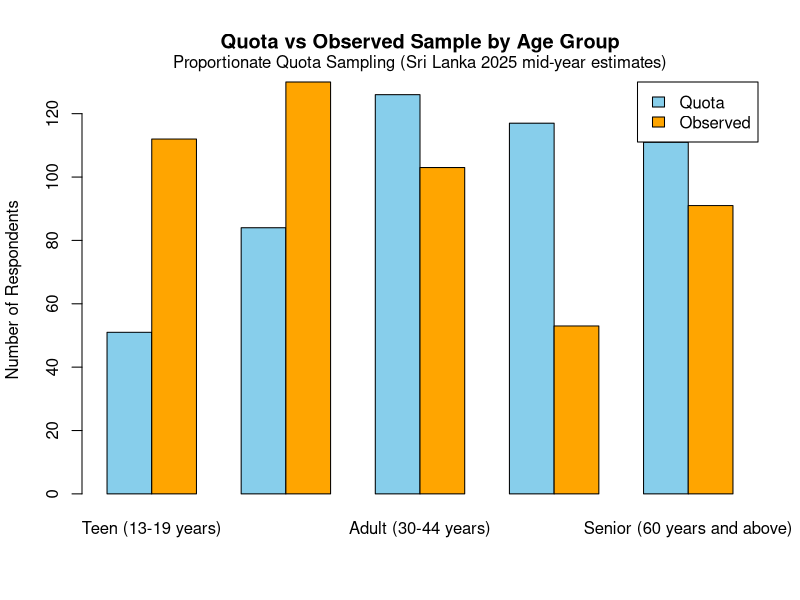
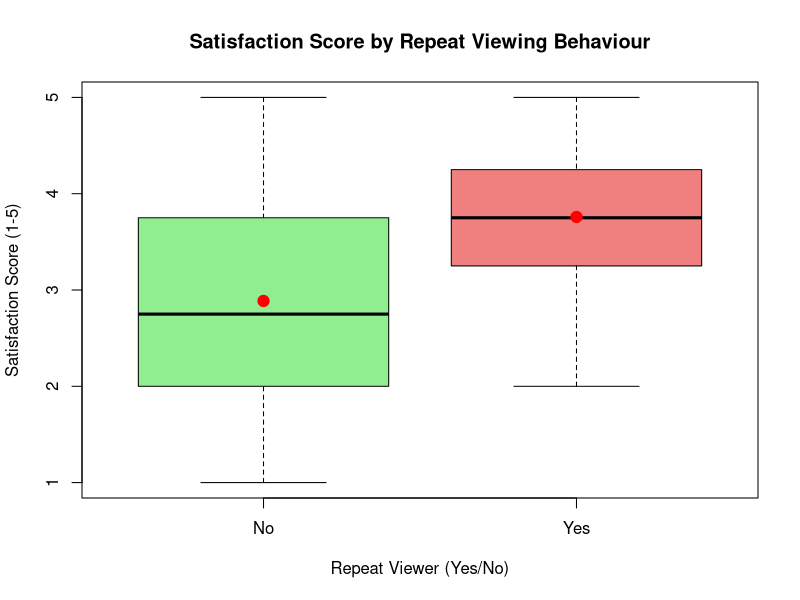
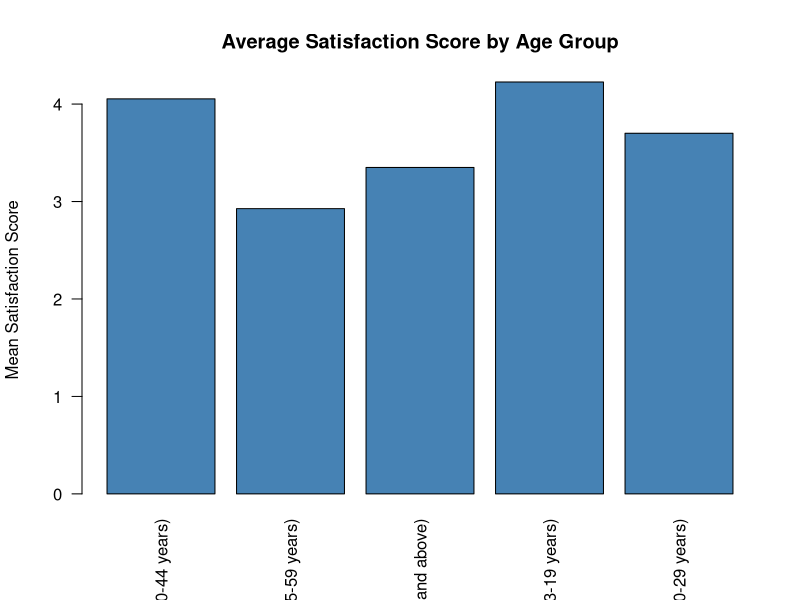

Here is the R script that generated these plots, in order:
#Load cleaned dataset
data <- read.csv("dataset/cleaned_audience_data.csv")
print(paste("Total observations loaded:", nrow(data)))


#Create Quota Sampling Table to reduce bias
quota_table <- data.frame(
  Age_Group = c("Teen (13-19 years)", "Young Adult (20-29 years)", 
                "Adult (30-44 years)", "Middle-Aged Adult (45-59 years)", 
                "Senior (60 years and above)"),
  Quota_Percent = c(10.3, 17.3, 25.9, 23.8, 22.7),
  Quota_Count = c(51, 84, 126, 117, 111)
)
print("QUOTA SAMPLING TABLE (Proportionate Method)")
print(quota_table)


#Compare Quota vs Observed Counts
observed_counts <- table(data$Age_Group)
observed_df <- data.frame(
  Age_Group = names(observed_counts),
  Observed_Count = as.numeric(observed_counts)
)
comparison <- merge(quota_table, observed_df, by = "Age_Group", all.x = TRUE)
print("QUOTA vs OBSERVED COUNTS")
print(comparison)


#Visualise Quota vs Observed
barplot_data <- rbind(quota_table$Quota_Count, comparison$Observed_Count)
rownames(barplot_data) <- c("Quota", "Observed")
colnames(barplot_data) <- quota_table$Age_Group

barplot(barplot_data, beside = TRUE, 
        main = "Quota vs Observed Sample by Age Group",
        ylab = "Number of Respondents",
        col = c("skyblue", "orange"),
        legend = rownames(barplot_data),
        args.legend = list(x = "topright"))
mtext("Proportionate Quota Sampling (Sri Lanka 2025 mid-year estimates)", side = 3, line = 0.5)


#Overall Descriptive Statistics for Satisfaction_Score
summary_satisfaction <- summary(data$Satisfaction_Score)
print("OVERALL SATISFACTION SCORE (Summary)")
print(summary_satisfaction)
sd_satisfaction <- sd(data$Satisfaction_Score)
print(paste("Standard Deviation of Satisfaction Score:", round(sd_satisfaction, 3)))


#Proportion of Repeat Viewers
repeat_prop <- prop.table(table(data$Repeat_Viewer))
print("PROPORTION OF REPEAT VIEWERS")
print(round(repeat_prop * 100, 2))



#Mean Satisfaction by Repeat_Viewer
mean_by_repeat <- tapply(data$Satisfaction_Score, data$Repeat_Viewer, mean)
print("MEAN SATISFACTION SCORE BY REPEAT VIEWER")
print(round(mean_by_repeat, 3))



#Box Plot - Satisfaction by Repeat Viewer
boxplot(Satisfaction_Score ~ Repeat_Viewer, data = data,
        main = "Satisfaction Score by Repeat Viewing Behaviour",
        ylab = "Satisfaction Score (1-5)",
        col = c("lightgreen", "lightcoral"),
        xlab = "Repeat Viewer (Yes/No)")
means <- tapply(data$Satisfaction_Score, data$Repeat_Viewer, mean)
points(1:2, means, pch = 19, col = "red", cex = 1.5)



#Crosstab - Satisfaction Level vs Repeat_Viewer
data$Satisfaction_Level <- cut(data$Satisfaction_Score, 
                               breaks = c(0, 2.5, 3.5, 5), 
                               labels = c("Low", "Medium", "High"))

crosstab <- table(data$Satisfaction_Level, data$Repeat_Viewer)
print("CROSS-TAB: SATISFACTION LEVEL vs REPEAT VIEWER")
print(crosstab)
print(round(prop.table(crosstab, margin = 1) * 100, 2))



#Mean Satisfaction by Age Group + Bar Plot
mean_by_age <- tapply(data$Satisfaction_Score, data$Age_Group, mean)
print(" MEAN SATISFACTION BY AGE GROUP")
print(round(mean_by_age, 3))

barplot(mean_by_age, main = "Average Satisfaction Score by Age Group",
        ylab = "Mean Satisfaction Score", col = "steelblue",
        las = 2)
